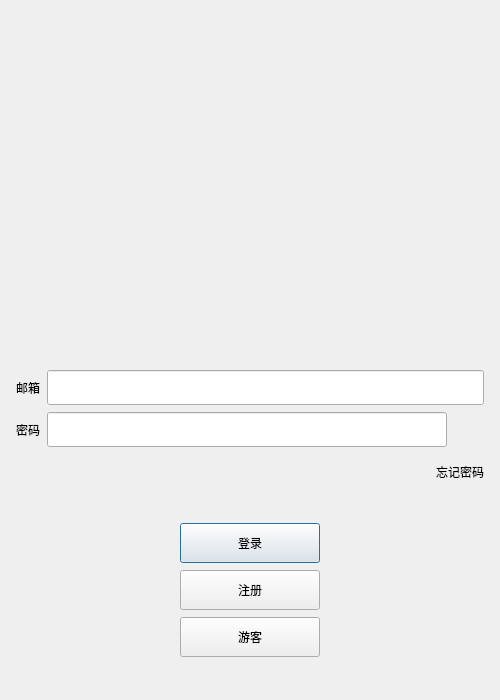
<?xml version="1.0" encoding="UTF-8"?>
<ui version="4.0">
 <class>LoginDialog</class>
 <widget class="QDialog" name="LoginDialog">
  <property name="geometry">
   <rect>
    <x>0</x>
    <y>0</y>
    <width>500</width>
    <height>700</height>
   </rect>
  </property>
  <property name="minimumSize">
   <size>
    <width>500</width>
    <height>700</height>
   </size>
  </property>
  <property name="maximumSize">
   <size>
    <width>500</width>
    <height>700</height>
   </size>
  </property>
  <property name="windowTitle">
   <string>Dialog</string>
  </property>
  <layout class="QVBoxLayout" name="verticalLayout_2">
   <item>
    <layout class="QVBoxLayout" name="verticalLayout">
     <property name="spacing">
      <number>7</number>
     </property>
     <property name="leftMargin">
      <number>5</number>
     </property>
     <property name="topMargin">
      <number>5</number>
     </property>
     <property name="rightMargin">
      <number>5</number>
     </property>
     <property name="bottomMargin">
      <number>5</number>
     </property>
     <item>
      <widget class="QLabel" name="err_tip">
       <property name="text">
        <string/>
       </property>
       <property name="alignment">
        <set>Qt::AlignCenter</set>
       </property>
      </widget>
     </item>
     <item>
      <widget class="QWidget" name="head_widget" native="true">
       <property name="minimumSize">
        <size>
         <width>450</width>
         <height>300</height>
        </size>
       </property>
       <layout class="QGridLayout" name="gridLayout">
        <item row="0" column="0">
         <widget class="QLabel" name="head_label">
          <property name="minimumSize">
           <size>
            <width>445</width>
            <height>295</height>
           </size>
          </property>
          <property name="maximumSize">
           <size>
            <width>445</width>
            <height>295</height>
           </size>
          </property>
          <property name="text">
           <string/>
          </property>
          <property name="alignment">
           <set>Qt::AlignCenter</set>
          </property>
         </widget>
        </item>
       </layout>
      </widget>
     </item>
     <item>
      <spacer name="verticalSpacer">
       <property name="orientation">
        <enum>Qt::Vertical</enum>
       </property>
       <property name="sizeHint" stdset="0">
        <size>
         <width>20</width>
         <height>40</height>
        </size>
       </property>
      </spacer>
     </item>
     <item>
      <layout class="QHBoxLayout" name="horizontalLayout">
       <item>
        <widget class="QLabel" name="email_label">
         <property name="minimumSize">
          <size>
           <width>0</width>
           <height>35</height>
          </size>
         </property>
         <property name="maximumSize">
          <size>
           <width>16777215</width>
           <height>35</height>
          </size>
         </property>
         <property name="text">
          <string>邮箱</string>
         </property>
        </widget>
       </item>
       <item>
        <widget class="QLineEdit" name="email_edit">
         <property name="minimumSize">
          <size>
           <width>0</width>
           <height>35</height>
          </size>
         </property>
         <property name="maximumSize">
          <size>
           <width>16777215</width>
           <height>35</height>
          </size>
         </property>
        </widget>
       </item>
      </layout>
     </item>
     <item>
      <layout class="QHBoxLayout" name="horizontalLayout_3">
       <item>
        <widget class="QLabel" name="pass_label">
         <property name="minimumSize">
          <size>
           <width>0</width>
           <height>35</height>
          </size>
         </property>
         <property name="maximumSize">
          <size>
           <width>16777215</width>
           <height>35</height>
          </size>
         </property>
         <property name="text">
          <string>密码</string>
         </property>
        </widget>
       </item>
       <item>
        <widget class="QLineEdit" name="pass_edit">
         <property name="minimumSize">
          <size>
           <width>0</width>
           <height>35</height>
          </size>
         </property>
         <property name="maximumSize">
          <size>
           <width>16777215</width>
           <height>35</height>
          </size>
         </property>
        </widget>
       </item>
       <item>
        <widget class="ClickedLabel" name="pass_visible">
         <property name="minimumSize">
          <size>
           <width>30</width>
           <height>30</height>
          </size>
         </property>
         <property name="maximumSize">
          <size>
           <width>30</width>
           <height>30</height>
          </size>
         </property>
         <property name="text">
          <string/>
         </property>
        </widget>
       </item>
      </layout>
     </item>
     <item>
      <layout class="QHBoxLayout" name="horizontalLayout_4">
       <item>
        <spacer name="horizontalSpacer">
         <property name="orientation">
          <enum>Qt::Horizontal</enum>
         </property>
         <property name="sizeHint" stdset="0">
          <size>
           <width>40</width>
           <height>20</height>
          </size>
         </property>
        </spacer>
       </item>
       <item>
        <widget class="ClickedLabel" name="forget_label">
         <property name="minimumSize">
          <size>
           <width>0</width>
           <height>35</height>
          </size>
         </property>
         <property name="maximumSize">
          <size>
           <width>16777215</width>
           <height>35</height>
          </size>
         </property>
         <property name="text">
          <string>忘记密码</string>
         </property>
        </widget>
       </item>
      </layout>
     </item>
     <item>
      <spacer name="verticalSpacer_2">
       <property name="orientation">
        <enum>Qt::Vertical</enum>
       </property>
       <property name="sizeHint" stdset="0">
        <size>
         <width>20</width>
         <height>40</height>
        </size>
       </property>
      </spacer>
     </item>
     <item>
      <layout class="QHBoxLayout" name="horizontalLayout_5">
       <item>
        <spacer name="horizontalSpacer_3">
         <property name="orientation">
          <enum>Qt::Horizontal</enum>
         </property>
         <property name="sizeHint" stdset="0">
          <size>
           <width>40</width>
           <height>20</height>
          </size>
         </property>
        </spacer>
       </item>
       <item>
        <widget class="QPushButton" name="login_btn">
         <property name="minimumSize">
          <size>
           <width>140</width>
           <height>40</height>
          </size>
         </property>
         <property name="maximumSize">
          <size>
           <width>140</width>
           <height>40</height>
          </size>
         </property>
         <property name="text">
          <string>登录</string>
         </property>
        </widget>
       </item>
       <item>
        <spacer name="horizontalSpacer_2">
         <property name="orientation">
          <enum>Qt::Horizontal</enum>
         </property>
         <property name="sizeHint" stdset="0">
          <size>
           <width>40</width>
           <height>20</height>
          </size>
         </property>
        </spacer>
       </item>
      </layout>
     </item>
     <item>
      <layout class="QHBoxLayout" name="horizontalLayout_6">
       <item>
        <spacer name="horizontalSpacer_5">
         <property name="orientation">
          <enum>Qt::Horizontal</enum>
         </property>
         <property name="sizeHint" stdset="0">
          <size>
           <width>40</width>
           <height>20</height>
          </size>
         </property>
        </spacer>
       </item>
       <item>
        <widget class="QPushButton" name="reg_btn">
         <property name="minimumSize">
          <size>
           <width>140</width>
           <height>40</height>
          </size>
         </property>
         <property name="maximumSize">
          <size>
           <width>140</width>
           <height>40</height>
          </size>
         </property>
         <property name="text">
          <string>注册</string>
         </property>
        </widget>
       </item>
       <item>
        <spacer name="horizontalSpacer_4">
         <property name="orientation">
          <enum>Qt::Horizontal</enum>
         </property>
         <property name="sizeHint" stdset="0">
          <size>
           <width>40</width>
           <height>20</height>
          </size>
         </property>
        </spacer>
       </item>
      </layout>
     </item>
     <item>
      <layout class="QHBoxLayout" name="horizontalLayout_7">
       <item>
        <spacer name="horizontalSpacer_6">
         <property name="orientation">
          <enum>Qt::Horizontal</enum>
         </property>
         <property name="sizeHint" stdset="0">
          <size>
           <width>40</width>
           <height>20</height>
          </size>
         </property>
        </spacer>
       </item>
       <item>
        <widget class="QPushButton" name="visitor_btn">
         <property name="minimumSize">
          <size>
           <width>140</width>
           <height>40</height>
          </size>
         </property>
         <property name="maximumSize">
          <size>
           <width>140</width>
           <height>40</height>
          </size>
         </property>
         <property name="text">
          <string>游客</string>
         </property>
        </widget>
       </item>
       <item>
        <spacer name="horizontalSpacer_7">
         <property name="orientation">
          <enum>Qt::Horizontal</enum>
         </property>
         <property name="sizeHint" stdset="0">
          <size>
           <width>40</width>
           <height>20</height>
          </size>
         </property>
        </spacer>
       </item>
      </layout>
     </item>
     <item>
      <spacer name="verticalSpacer_3">
       <property name="orientation">
        <enum>Qt::Vertical</enum>
       </property>
       <property name="sizeHint" stdset="0">
        <size>
         <width>20</width>
         <height>40</height>
        </size>
       </property>
      </spacer>
     </item>
    </layout>
   </item>
  </layout>
 </widget>
 <customwidgets>
  <customwidget>
   <class>ClickedLabel</class>
   <extends>QLabel</extends>
   <header>clickedlabel.h</header>
  </customwidget>
 </customwidgets>
 <resources/>
 <connections/>
</ui>
